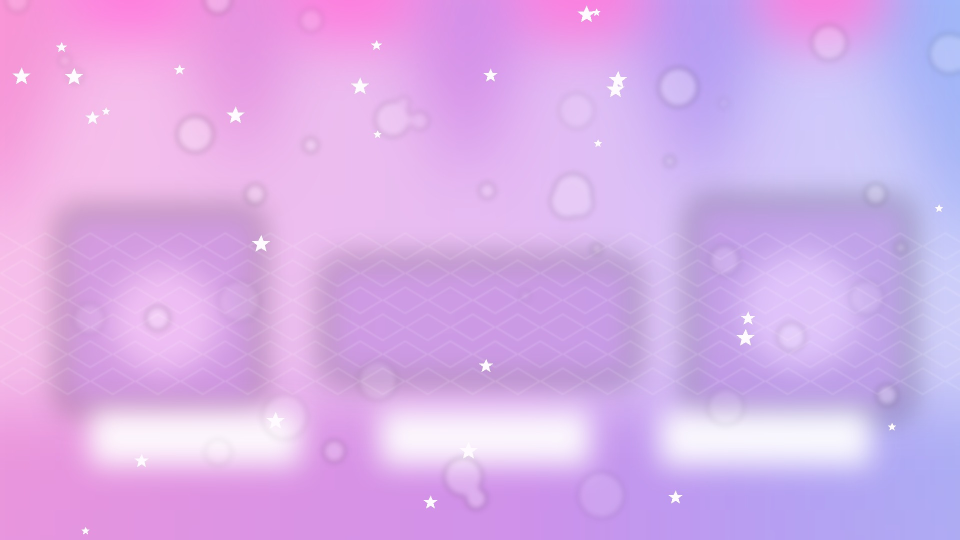
#> input picture src-native/assets/stage_default.jpg, 1920 x 1080 px, given in place of assets, which was not available (shown at 1/2 size)
$ python sheet.py out.png ../../../../src-native/assets
#> lines starting #> are read from the running program, lines starting #| are printed output that depends on the picture; pictures that were not available may be replaced by others from this repository, and a replacement may not be noted
"""Contact sheet: references and your renders side by side, optionally with notan rows.

usage: python sheet.py OUT.png IMAGE [IMAGE ...] [--notan] [--cols 3] [--width 640]

Each image is scaled to the same width and labelled with its file name.
With --notan every image gets its 3-value (dark / mid / light) version underneath,
so the value structure of your screen can be compared with the reference at a glance.
Put references first, then your directions; look at the sheet as one image.
"""
import argparse, os
import numpy as np
from PIL import Image, ImageDraw, ImageFilter, ImageFont

from notan import lab_L_C


def notan_img(im):
    L, _ = lab_L_C(np.asarray(im.filter(ImageFilter.GaussianBlur(4)), dtype=float))
    n = np.full(L.shape + (3,), 245, np.uint8); n[L < 75] = (150, 146, 156); n[L < 40] = (38, 34, 44)
    return Image.fromarray(n)


def font(size):
    for f in ("NotoSansCJK-Regular.ttc", "/usr/share/fonts/opentype/noto/NotoSansCJK-Regular.ttc",
              "C:/Windows/Fonts/msyh.ttc", "DejaVuSans.ttf"):
        try: return ImageFont.truetype(f, size)
        except OSError: pass
    return ImageFont.load_default()


def main():
    ap = argparse.ArgumentParser(description=__doc__, formatter_class=argparse.RawDescriptionHelpFormatter)
    ap.add_argument("out"); ap.add_argument("images", nargs="+")
    ap.add_argument("--notan", action="store_true"); ap.add_argument("--cols", type=int, default=3)
    ap.add_argument("--width", type=int, default=640)
    a = ap.parse_args()
    W, pad, lab = a.width, 16, 26
    tiles = []
    for p in a.images:
        im = Image.open(p).convert("RGB")
#> im is the input picture: PIL image 1920x1080 RGB; mean R, G, B 216, 173.7, 233.7
        im = im.resize((W, round(im.height * W / im.width)), Image.LANCZOS)
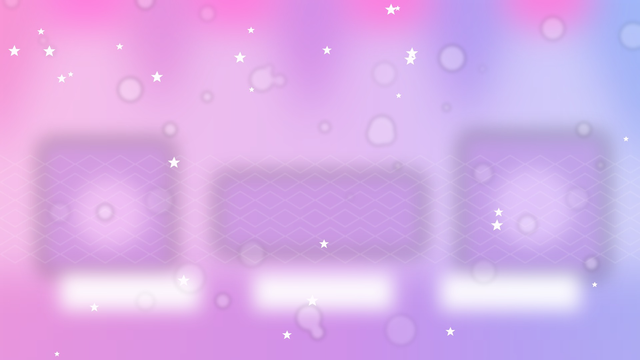
#> im: PIL image 640x360 RGB; mean R, G, B 216, 173.7, 233.7
        parts = [im] + ([notan_img(im)] if a.notan else [])
#> parts = 1 item
        h = sum(x.height for x in parts) + 4 * (len(parts) - 1)
#> h = 360
        t = Image.new("RGB", (W, h + lab), (250, 248, 244)); y = lab
#> after `t = Image.new('RGB', (W, h + lab), (250, 248, 244))`:
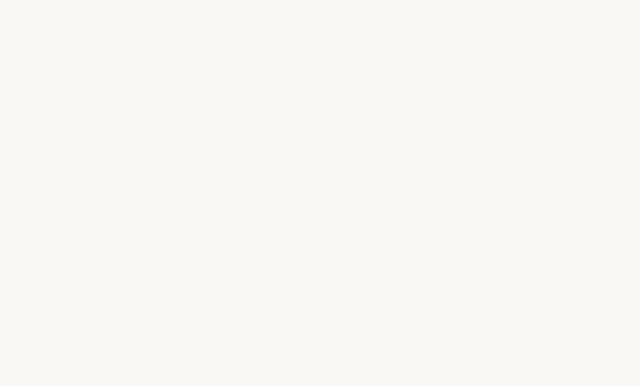
#> t: PIL image 640x386 RGB; mean R, G, B 250, 248, 244
        ImageDraw.Draw(t).text((0, 4), os.path.basename(p), fill=(60, 52, 66), font=font(15))
        for x in parts: t.paste(x, (0, y)); y += x.height + 4
#> this loop made 1 pass
#> y on pass 1: 390
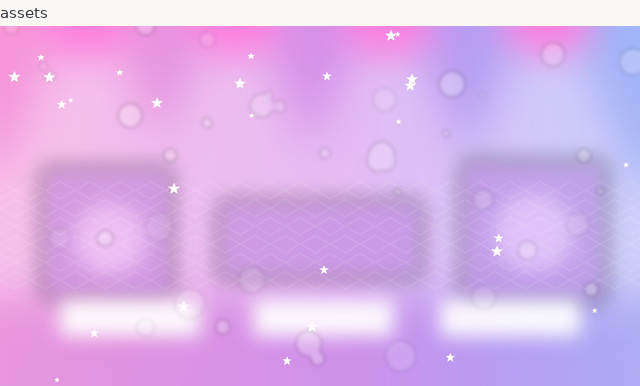
#> t: PIL image 640x386 RGB; mean R, G, B 218.2, 178.6, 234.3
#> after the loop, y = 390
        tiles.append(t)
    cols = min(a.cols, len(tiles)); rows = -(-len(tiles) // cols)
#> after `cols = min(a.cols, len(tiles))`: cols = 1
#> after `rows = -(-len(tiles) // cols)`: rows = 1
    rh = [max(t.height for t in tiles[r * cols:(r + 1) * cols]) for r in range(rows)]
#> rh = [386]
    sheet = Image.new("RGB", (cols * (W + pad) + pad, sum(rh) + pad * (rows + 1)), (250, 248, 244))
    y = pad
    for r in range(rows):
        for c, t in enumerate(tiles[r * cols:(r + 1) * cols]):
            sheet.paste(t, (pad + c * (W + pad), y))
        y += rh[r] + pad
#> this loop made 1 pass
#> y on pass 1: 418
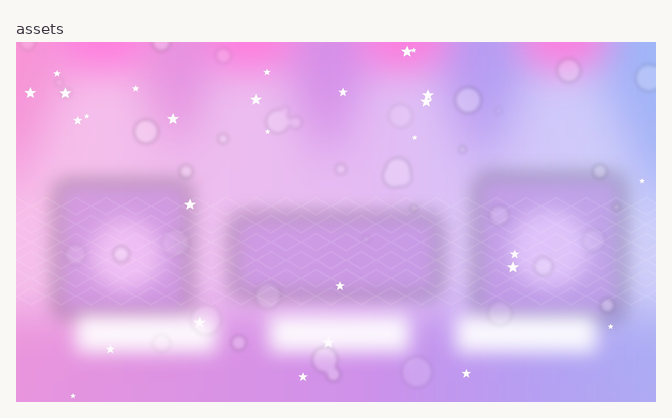
#> sheet: PIL image 672x418 RGB; mean R, G, B 222, 186.9, 235.4
#> after the loop, y = 418
    sheet.save(a.out)
    print(f"sheet {a.out} ({len(tiles)} images)")
#| sheet out.png (1 images)


if __name__ == "__main__":
    main()
